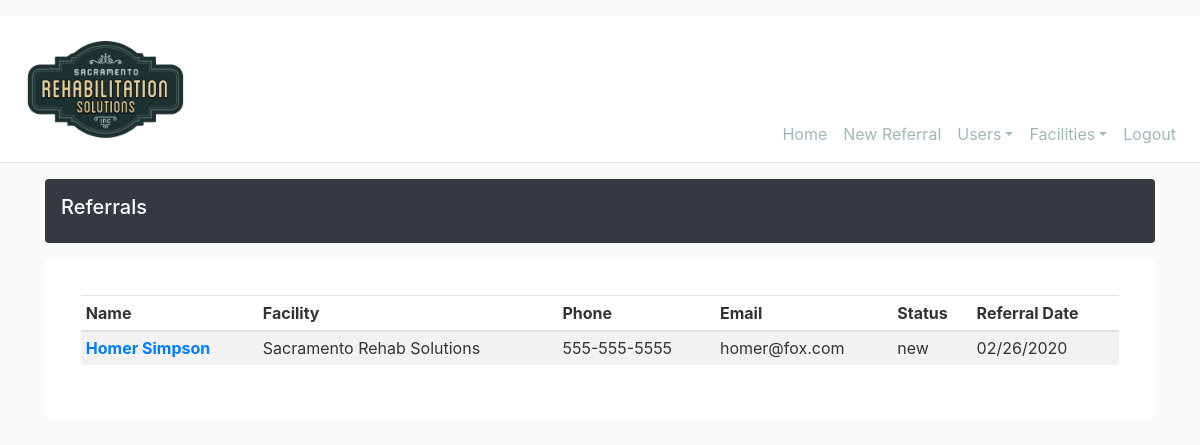
The app's page /home (signed in), older data.
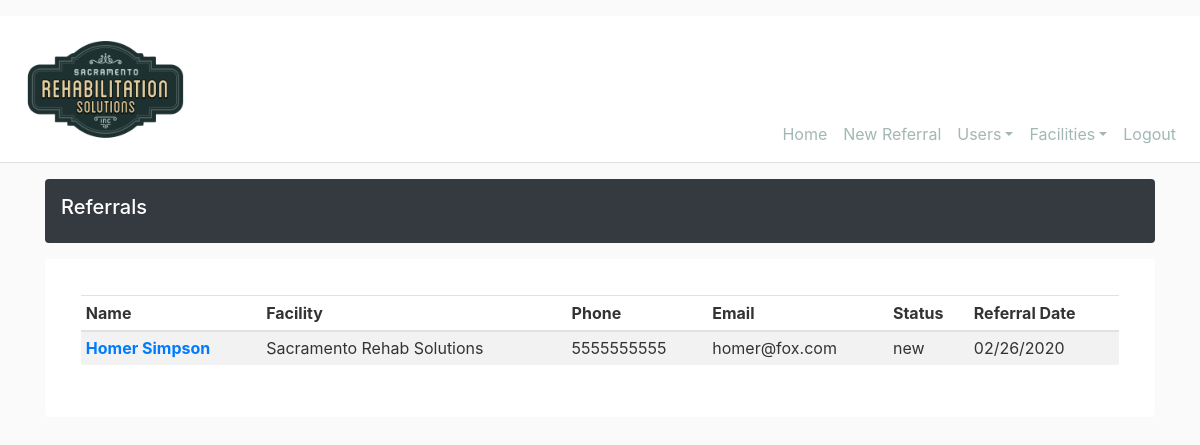
The same page, newer data.
### srs_intake/models.py (models this page shows, shortened)
class Referral(db.Model):
    id = db.Column(db.Integer, primary_key=True)
    referral_status = db.Column(db.String(20), nullable=True, autoincrement=True, default='new')
    firstname = db.Column(db.String(20), nullable=True)
    lastname = db.Column(db.String(20), nullable=True)
    ssn = db.Column(db.BINARY(120), nullable=True)
    phone = db.Column(db.String(20), nullable=True)
    email = db.Column(db.String(255), nullable=True)
    dob = db.Column(db.DateTime, nullable=True, default=datetime.utcnow)
    poa = db.Column(db.String(120), nullable=True)
    contact = db.Column(db.String(120), nullable=True)
    poa_address1 = db.Column(db.String(120), nullable=True)
    city = db.Column(db.String(20), nullable=True)
    state = db.Column(db.String(2), nullable=True)
    zip_code = db.Column(db.String(10), nullable=True)
    medicare = db.Column(db.BINARY(255), nullable=True)
    secondary = db.Column(db.BINARY(255), nullable=True)
    discharge_date = db.Column(db.DateTime, nullable=True, default=datetime.utcnow)
    notes = db.Column(db.String(255), nullable=True)
    disc_slp = db.Column(db.Boolean, nullable=True, default=False)
    disc_ot = db.Column(db.Boolean, nullable=True, default=False)
    disc_pt = db.Column(db.Boolean, nullable=True, default=False)
    treat_oral = db.Column(db.Boolean, nullable=True, default=False)
    treat_speech = db.Column(db.Boolean, nullable=True, default=False)
    treat_cognitive = db.Column(db.Boolean, nullable=True, default=False)
    treat_caregiver = db.Column(db.Boolean, nullable=True, default=False)
    treat_dementia = db.Column(db.Boolean, nullable=True, default=False)
    treat_adl = db.Column(db.Boolean, nullable=True, default=False)
    treat_safety = db.Column(db.Boolean, nullable=True, default=False)
    treat_upper_extremity = db.Column(db.Boolean, nullable=True, default=False)
    treat_ther_exercise = db.Column(db.Boolean, nullable=True, default=False)
    treat_balance = db.Column(db.Boolean, nullable=True, default=False)
    treat_ther_activity = db.Column(db.Boolean, nullable=True, default=False)
    treat_coordination = db.Column(db.Boolean, nullable=True, default=False)
    treat_transfer = db.Column(db.Boolean, nullable=True, default=False)
    treat_range = db.Column(db.Boolean, nullable=True, default=False)
    treat_massage = db.Column(db.Boolean, nullable=True, default=False)
    treat_pain = db.Column(db.Boolean, nullable=True, default=False)
    treat_wheelchair = db.Column(db.Boolean, nullable=True, default=False)
    treat_lower_extremity = db.Column(db.Boolean, nullable=True, default=False)
    treat_cane = db.Column(db.Boolean, nullable=True, default=False)
    treat_postural = db.Column(db.Boolean, nullable=True, default=False)
    treat_gait = db.Column(db.Boolean, nullable=True, default=False)
    treat_other = db.Column(db.Boolean, nullable=True, default=False)
    treat_other_desc = db.Column(db.String(120), nullable=True)
    med_type = db.Column(db.String(20), nullable=True)
    med_firstname = db.Column(db.String(20), nullable=True)
    med_lastname = db.Column(db.String(20), nullable=True)
    med_npi = db.Column(db.String(10), nullable=True)
    med_address1 = db.Column(db.String(120), nullable=True)
    med_address2 =db.Column(db.String(120), nullable=True)
    med_city = db.Column(db.String(20), nullable=True)
    med_state = db.Column(db.String(2), nullable=True)
    med_zip_code = db.Column(db.String(10), nullable=True)
    med_email = db.Column(db.String(120), nullable=True)
    med_phone = db.Column(db.String(20), nullable=True)
    med_fax = db.Column(db.String(20), nullable=True)
    referral_date = db.Column(db.DateTime, nullable=False, default=datetime.utcnow)
    user_id = db.Column(db.Integer, db.ForeignKey('user.id'))
    facility_id = db.Column(db.Integer, db.ForeignKey('facility.id'))
    users = db.relationship('User', backref='user_ref', lazy=True)
    facility = db.relationship('Facility', backref='loc_ref', lazy=True)

class Facility(db.Model):
    id = db.Column(db.Integer, primary_key=True, autoincrement=True)
    name = db.Column(db.String(50), nullable=True)
    address1 = db.Column(db.String(120), nullable=True)
    address2 = db.Column(db.String(120), nullable=True)
    city = db.Column(db.String(20), nullable=True)
    state = db.Column(db.String(2), nullable=True)
    zip_code = db.Column(db.String(10), nullable=True)
    source = db.Column(db.String(10), nullable=True)
    users = db.relationship('User', backref='facility_user', lazy=True)
    referrals = db.relationship('Referral', backref='facility_ref', lazy=True)

### srs_intake/main/routes.py (the view)
@main.route("/")
@main.route("/home")
def home():
    if current_user.is_authenticated:
        user = User.query.get(current_user.id)
        if user.role == 'facility':
            referrals = Referral.query.filter_by(facility_id=user.facility_id)
            return render_template('referrals/referral_list.html', title="Referrals", referrals=referrals)
        if user.role == 'admin':
            referrals = Referral.query.all()
            return render_template('referrals/referral_list.html', title="Referrals", referrals=referrals)
    return redirect(url_for('users.login'))

### srs_intake/models.py (called while the page is built)
@login_manager.user_loader
def load_user(user_id):
    return User.query.get(int(user_id))

### srs_intake/templates/referrals/referral_list.html
{% extends "layout.html" %}
{% block content %}
<div class="d-flex align-items-center p-3 my-3 text-white bg-dark rounded shadow-sm">
    <div class="lh-100">
        <h5 class="lh-100">
            {{ title }}
        </h5>
    </div>
</div>
    <div class="my-3 p-3 bg-white rounded shadow-sm">
        <div class="card-body table-responsive-md" >
            <table Class="table table-striped table-sm">
                <thead>
                    <tr>
                        <th scope="col">Name</th>
                        <th scope="col">Facility</th>
                        <th scope="col">Phone</th>
                        <th scope="col">Email</th>
                        <th scope="col">Status</th>
                        <th scope="col">Referral Date</th>
                    </tr>
                </thead>
                <tbody>
                    {% for referral in referrals %}
                        <tr>
                            <th scope="col"><a href="{{ url_for('referrals.referral', referral_id=referral.id)}}">{{ referral.firstname }} {{ referral.lastname }}</a></th>
                            <td>{{ referral.facility_ref.name}}</td>
                            <td>{{ referral.phone }}</td>
                            <td>{{ referral.email }}</td>
                            <td>{{ referral.referral_status }}</td>
                            <td>{{ referral.referral_date.strftime('%m/%d/%Y') }}</td>
                        </tr>
                    {% endfor %}
                </tbody>
            </table>
        </div>
    </div>
{% endblock content %}

Row changes from the older to the newer data that the page shows:
changed Referral "Homer": phone "555-555-5555" → "5555555555"
